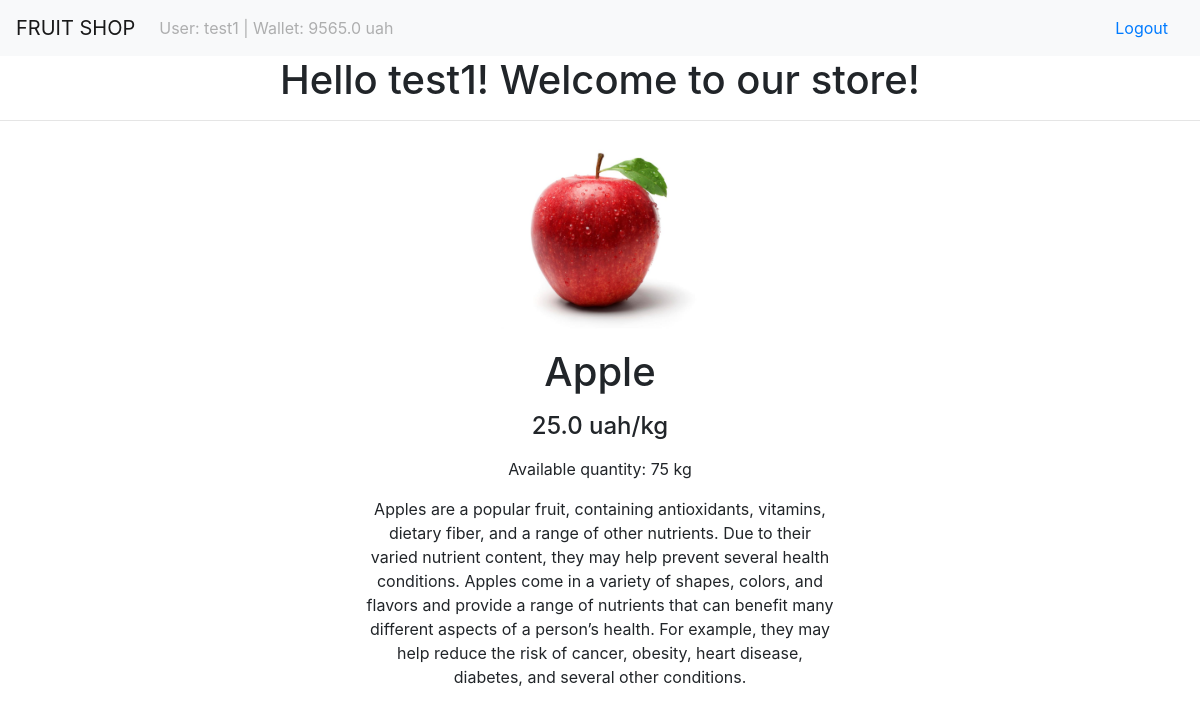
The app's page /products/1 (signed in) with its own data.
### users/models.py (models this page shows)
class User(AbstractUser):
    wallet = models.FloatField(default=10000.00)

### products/models.py (models this page shows, shortened)
class Product(models.Model):
    name = models.CharField(max_length=100)
    description = models.TextField(blank=True, null=True)
    price = models.FloatField(blank=True, null=True)
    image = models.ImageField(upload_to='media/', blank=True, null=True)
    stock_quantity = models.PositiveIntegerField(blank=True, null=True)

### products/views.py (the view)
# urls.py: path('products/<int:pk>', views.ProductDetailView.as_view(), name='product_detail'),
class ProductDetailView(DetailView):
    model = product_models.Product

### products/context_processors.py (called while the page is built)
def available_refunds(request):
    available_refunds_count = None
    if request.user.is_superuser:
        available_refunds_count = models.Refund.objects.all().count()
    return {'AVAILABLE_REFUNDS': available_refunds_count}

### products/templates/products/product_detail.html (shortened to what this page needs)
{% extends 'products/base.html' %}
{% block content%}
<center>
<div class="col-5">
    <img class="img-fluid" src="{{ product.image.url }}" width="200" height="200" alt="{{ product.name }}">
    <p><h1>{{ product.name }}</h1></p>
    <p><h4>{{ product.price }} uah/kg </h4></p>
    <p>Available quantity: {{ product.stock_quantity }} kg</p>
    <p>{{ product.description }}</p>
</div>
</center>
{% endblock%}

### products/templates/products/base.html (shortened to what this page needs)
<!DOCTYPE html>
<html lang="en">
<head>
    <link rel="stylesheet" href="https://stackpath.bootstrapcdn.com/bootstrap/4.5.0/css/bootstrap.min.css"
>
</head>
<body>
<nav class="navbar navbar-expand-lg navbar-light bg-light">
    <a class="navbar-brand" href="{% url 'product_list_page' %}">FRUIT SHOP</a>
    <div class="collapse navbar-collapse" id="navbarSupportedContent">
        <ul class="navbar-nav mr-auto">
            <li class="nav-item">
                <a class="nav-link disabled" href="#" tabindex="-1" aria-disabled="true">
                    {% if user.is_authenticated and not user.is_staff %}
                    User: {{ user.username }} |
                    Wallet: {{ user.wallet }} uah
                    {% else %}
                    User: {{ user.username }} |
                    Available Refunds: {{ AVAILABLE_REFUNDS }}</a>
                    {% endif %}
                </a>
            </li>
        </ul>
        {% if user.is_authenticated %}
        <a class="nav-link" href="{% url 'logout' %}">Logout</a>
        {% else %}
        <a class="nav-link" href="{% url 'login' %}">Login</a>
        <a class="nav-link" href="{% url 'register' %}">Register</a>
        {% endif %}
    </div>
</nav>
<center>
    {% if user.is_authenticated %}
    <h1>Hello {{user.username}}! Welcome to our store!</h1><hr>
    {% else %}
    <h1>Hello! Welcome to our store!</h1><hr>
    {% endif %}
</center>
{% block content%}
{% endblock%}
</body>
</html>

### records on screen
User: username "test1", wallet "9565.0"
Product: image (picture), name "Apple", price "25.0", stock_quantity "75", description "Apples are a popular fruit, containing antioxidants, vitamins, dietary fiber, and a range of other nutrients. Due to their varied nutrient content, they may help prevent several health conditions. Apples come in a variety of shapes, colors, and flavors and provide a range of nutrients that can benefit many different aspects of a person’s health. For example, they may help reduce the risk of cancer, obesity, heart disease, diabetes, and several other conditions."
